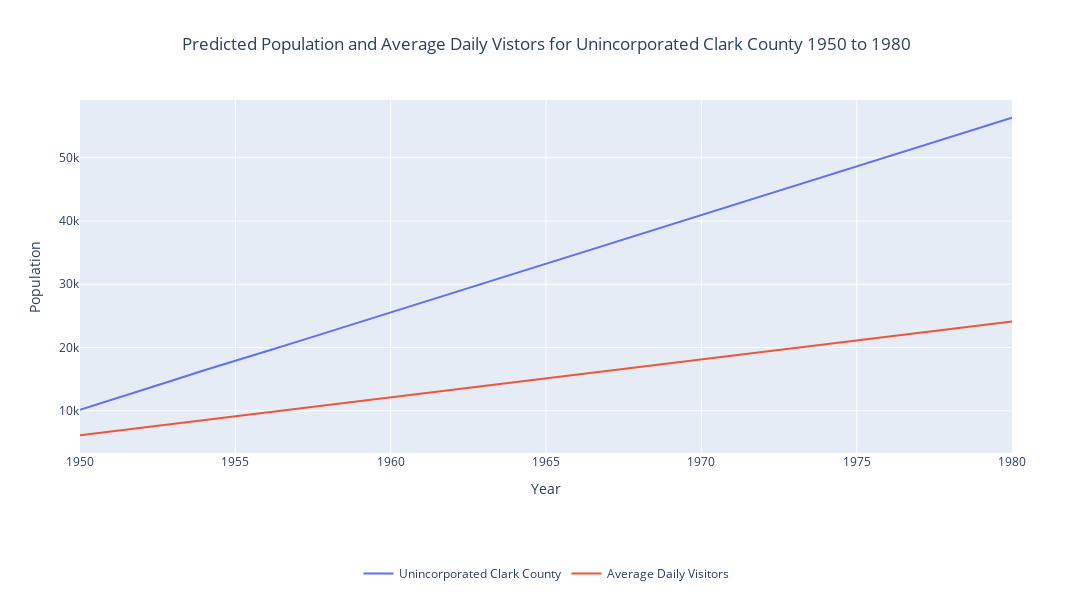

The notebook cell saved with this chart:
### Code cell
Population1950to1980_Predicted = Population1950to1980_Predicted.reset_index()

# Reshape wide → long for Plotly (all airlines in one column)
df_long = Population1950to1980_Predicted.melt(id_vars='Year', 
                           value_vars=['Unincorporated Clark County','Average Daily Visitors'], 
                           var_name='Area', value_name='Population')

fig = px.line(
    df_long,
    x='Year', y='Population', color="Area",
    title="Predicted Population and Average Daily Vistors for Unincorporated Clark County 1950 to 1980",
    labels={'Population' : "Population"}
)

fig.update_traces(
    hovertemplate=(
        "Area = %{fullData.name}<br>"
        "Year = %{x}<br>"
        "Population = %{y:,}"
        "<extra></extra>"
    )
)

fig.update_layout(
    width=1200, height=600,
    yaxis_title="Population",
    #this puts the legend on the bottom
    legend=dict(
        title=dict(text="", side='top center'),  # legend title above items
        orientation="h",     # horizontal layout
        yanchor="top",
        y=-0.3,              # push below chart
        xanchor="center",
        x=0.5
    ),
    #centers the title
    title=dict(
        text="Predicted Population and Average Daily Vistors for Unincorporated Clark County 1950 to 1980",
        x=0.5,  # 0=left, 0.5=center, 1=right
        xanchor="center"
    )
)

fig.show()
Population1950to1980_Predicted['Years Since 1950']=np.arange(len(Population1950to1980_Predicted))
Population1950to1980_Predicted = Population1950to1980_Predicted.set_index('Year')
#Population1950to1980_Predicted

### Figure 1 — Plotly figure (JSON) as saved in the notebook; plotly's stock layout.template omitted (floating-point values rounded to 4 significant figures)
{"data": [{"hovertemplate": "Area = %{fullData.name}<br>Year = %{x}<br>Population = %{y:,}<extra></extra>", "legendgroup": "Unincorporated Clark County", "line": {"color": "#636efa", "dash": "solid"}, "marker": {"symbol": "circle"}, "mode": "lines", "name": "Unincorporated Clark County", "orientation": "v", "showlegend": true, "type": "scatter", "x": [1950, 1951, 1952, 1953, 1954, 1955, 1956, 1957, 1958, 1959, 1960, 1961, 1962, 1963, 1964, 1965, 1966, 1967, 1968, 1969, 1970, 1971, 1972, 1973, 1974, 1975, 1976, 1977, 1978, 1979, 1980], "xaxis": "x", "y": [10170, 11689, 13206, 14822, 16412, 17866, 19404, 20943, 22482, 24021, 25560, 27099, 28638, 30177, 31716, 33255, 34794, 36333, 37872, 39411, 40950, 42489, 44028, 45567, 47106, 48645, 50184, 51723, 53262, 54801, 56340], "yaxis": "y"}, {"hovertemplate": "Area = %{fullData.name}<br>Year = %{x}<br>Population = %{y:,}<extra></extra>", "legendgroup": "Average Daily Visitors", "line": {"color": "#EF553B", "dash": "solid"}, "marker": {"symbol": "circle"}, "mode": "lines", "name": "Average Daily Visitors", "orientation": "v", "showlegend": true, "type": "scatter", "x": [1950, 1951, 1952, 1953, 1954, 1955, 1956, 1957, 1958, 1959, 1960, 1961, 1962, 1963, 1964, 1965, 1966, 1967, 1968, 1969, 1970, 1971, 1972, 1973, 1974, 1975, 1976, 1977, 1978, 1979, 1980], "xaxis": "x", "y": [6120, 6720, 7320, 7920, 8520, 9120, 9720, 10320, 10920, 11520, 12120, 12720, 13320, 13920, 14520, 15120, 15720, 16320, 16920, 17520, 18120, 18720, 19320, 19920, 20520, 21120, 21720, 22320, 22920, 23520, 24120], "yaxis": "y"}], "layout": {"height": 600, "legend": {"orientation": "h", "title": {"side": "top center", "text": ""}, "tracegroupgap": 0, "x": 0.5, "xanchor": "center", "y": -0.3, "yanchor": "top"}, "title": {"text": "Predicted Population and Average Daily Vistors for Unincorporated Clark County 1950 to 1980", "x": 0.5, "xanchor": "center"}, "width": 1200, "xaxis": {"anchor": "y", "domain": [0, 1], "title": {"text": "Year"}}, "yaxis": {"anchor": "x", "domain": [0, 1], "title": {"text": "Population"}}}}
